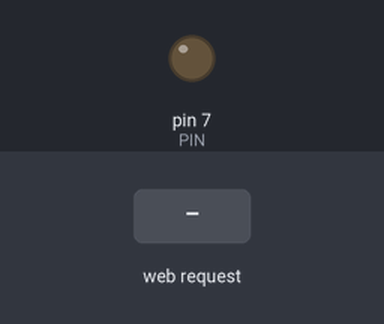
Bench run of a program on a simulated Raspberry Pi (header pin numbers). On the bench: output pins drawn as LEDs (lit = HIGH). Inputs (shaded band) come from the test bench.

Above: at 1.2 s.
1.3 s: HTTP request for /close received
At 2.5 s:
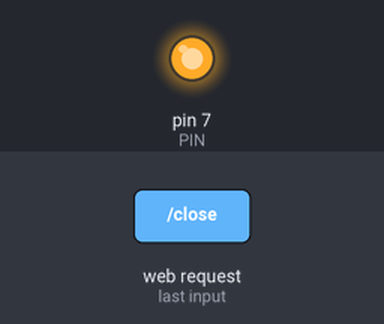
2.8 s: HTTP request for /open received
At 3.9 s:
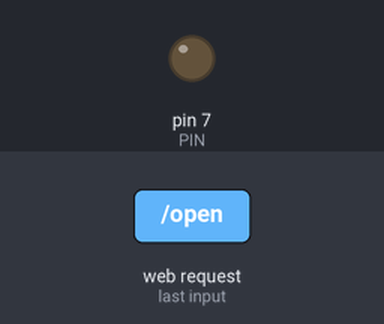
Timing chart, 0 to 5.8 s (numbered marks = the images above; inputs shaded):
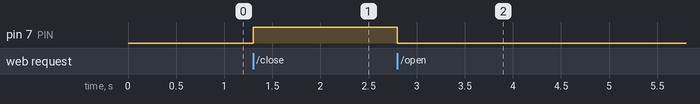

Measured:
- after the input at 1.3 s, pin 7 (PIN): LOW → HIGH at once
- after the input at 2.8 s, pin 7 (PIN): HIGH → LOW at once

The program:

relay.py
```python
import RPi.GPIO as GPIO
import web

PIN = 7
# to use Raspberry Pi board pin numbers
GPIO.setmode(GPIO.BOARD)
# set up GPIO output channel
GPIO.setup(PIN, GPIO.OUT)

urls = (
    '/', 'index',
    '/open','open',
    '/close', 'close'
)
app = web.application(urls, globals())

class index:
    def GET(self):
        return '<a href="/open" >Open</a><a href="/close">Close</a>'
class open:
    def GET(self):
        GPIO.output(PIN,GPIO.LOW)
        return 'open'
class close:
    def GET(self):
        GPIO.output(PIN,GPIO.HIGH)
        return 'close'

if __name__ == "__main__":
    app.run()
    GPIO.cleanup()
```
